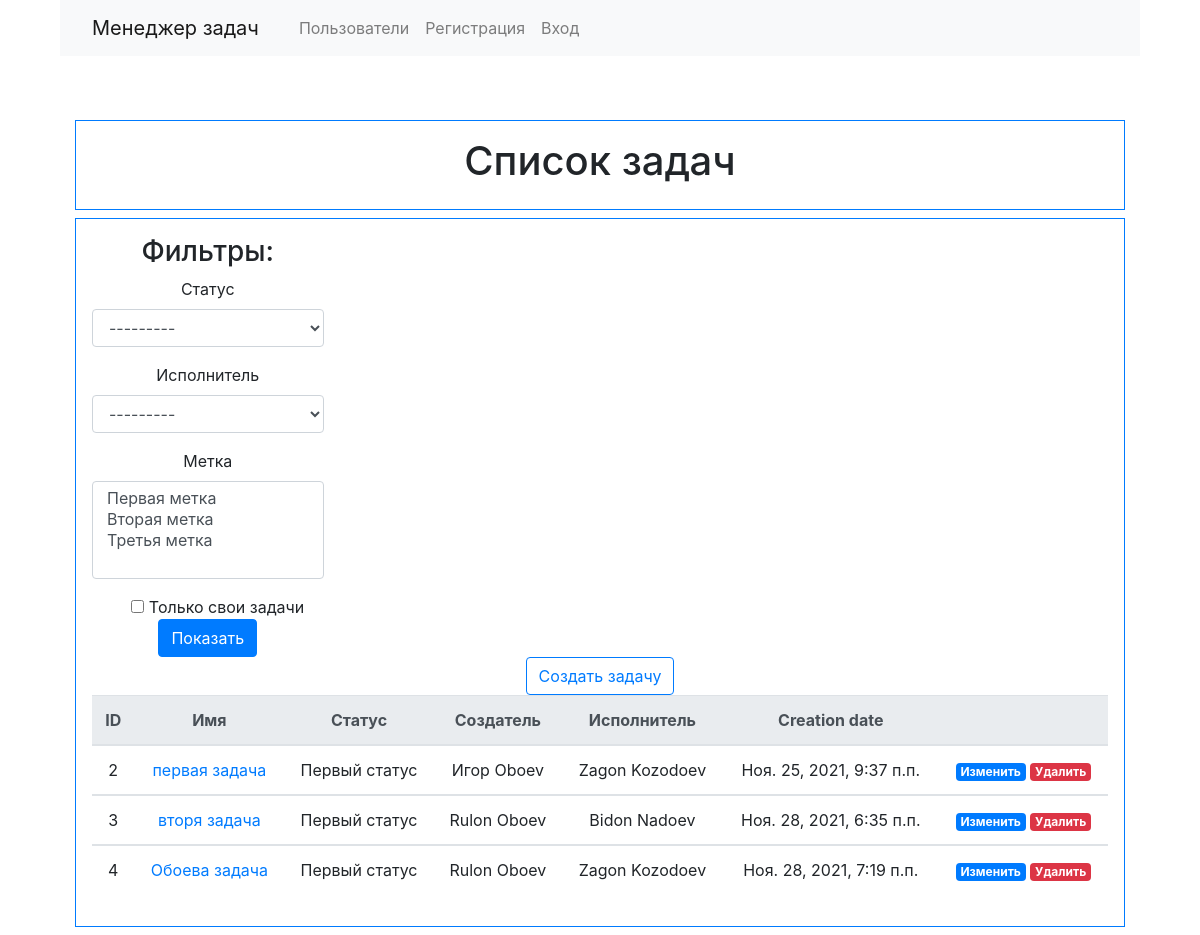
The page /tasks/ on the database as committed earlier.
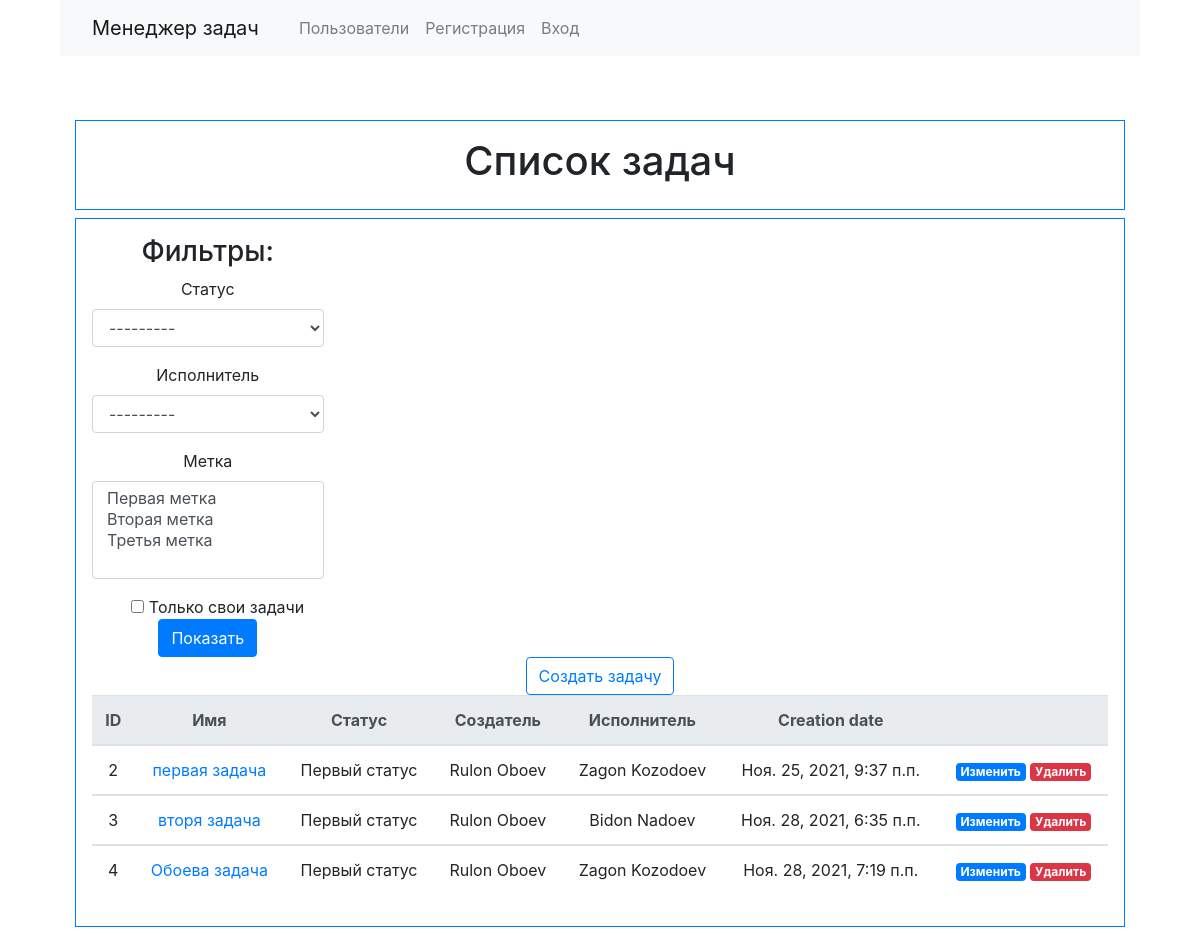
The same page on the database as committed later.
### tasks/models.py (models this page shows, shortened)
class Task(models.Model):
    name = models.CharField(max_length=255)
    created_at = models.DateTimeField(auto_now_add=True)
    description = models.TextField(max_length=600)
    status = models.ForeignKey(TaskStatus, on_delete=models.PROTECT, null=False, blank=False)
    creator = models.ForeignKey(User, on_delete=models.PROTECT, null=True, blank=True)
    executor = models.ForeignKey(User, on_delete=models.PROTECT, null=True, blank=True, related_name = 'executor')
    labels = models.ManyToManyField(TaskLabel, blank=True)

### statuses/models.py (models this page shows, shortened)
class TaskStatus(models.Model):
    name = models.CharField(max_length=200, unique=True)
    def __str__(self):
        return self.name

### tasks/views.py (the view, shortened to what this page needs)
# urls.py: path('tasks/', views.TasksView.as_view(), name='tasks'),
class TasksView(generic.ListView):
    model = Task
    template_name = 'tasks/tasks_list.html'
    context_object_name = 'tasks_list'
    def get_context_data(self, **kwargs):
        context = super().get_context_data(**kwargs)
        context['filter'] = TaskFilter(
            self.request.GET,
            queryset=self.get_queryset(),)
        return context
    def get_queryset(self):
        return Task.objects.all()

### labels/models.py (called while the page is built)
    def __str__(self):
        return self.name

### templates/tasks/tasks_list.html (shortened to what this page needs)
{% extends "base.html" %}
{% load bootstrap4 %}
{% load i18n %}
{% block page_header %}
<h1 class="cover-heading">{% trans "Tasks list:" %}</h1>
{% endblock %}
{% block content %}
<div class="row">
  <div class="col-md-3">
    <h3>{% trans "Filters:" %}</h3>
      <form action="" method="get" class="form">
        {% bootstrap_form filter.form %}
        <div class="form-check"><input type="checkbox" name="creator__username" value={{ user.username }} class="form-check-input" id="id_self_tasks">
          <label class="form-check-label" for="id_self_tasks">{% trans "Only your tasks" %}</label>
        </div>
        {% buttons %}
          <button type="submit" class="btn btn-primary">{% trans "Filter" %}</button>
        {% endbuttons %}
      </form>
  </div>
</div>
<div><a class="btn btn-outline-primary" href="/tasks/create" role="button">{% trans "Add new task" %}</a></div>
<div>
  <div>
    {% if tasks_list %}
    <table class="table table-hover mx-auto my-7">
      <thead class="thead-light">
        <tr>
            <th scope="col">ID</th>
            <th scope="col">{% trans "Name" %}</th>
            <th scope="col">{% trans "Status" %}</th>
            <th scope="col">{% trans "Creator" %}</th>
            <th scope="col">{% trans "Executor" %}</th>
            <th scope="col">{% trans "Сreation date" %}</th>
            <th scope="col"></th>
        </tr>
      </thead>
      <tbody>
        {% for task in tasks_list %}
        <tr>
          <td scope="row">{{ task.id }}</td>
          <td scope="row"><a href="{% url 'task' task.id %}">{{ task.name }}</a></td>
          <td scope="row">{{ task.status }}</td>
          <td scope="row">{{ task.creator.first_name}} {{ task.creator.last_name }}</td>
          <td scope="row">{{ task.executor.first_name}} {{ task.executor.last_name }}</td>
          <td scope="row">{{ task.created_at }}</td>
          <td scope="row">
            <div>
              <a href="{% url 'task_update' task.id %}" class="badge badge-primary">{% trans "Edit" %}</a>
              <a href="{% url 'task_delete' task.id %}" class="badge badge-danger">{% trans "Delete" %}</a>
            </div>
          </td>
        </tr>
      </tbody>
      {% endfor %}
      </table>
      {% else %}
        <p>{% trans "Have't any task."%}</p>
      {% endif %}
  </div>
</div>
{% endblock %}

Rows that differ between the two databases and show on the page:
changed Task "первая задача": creator.first_name "Игор" → "Rulon"
